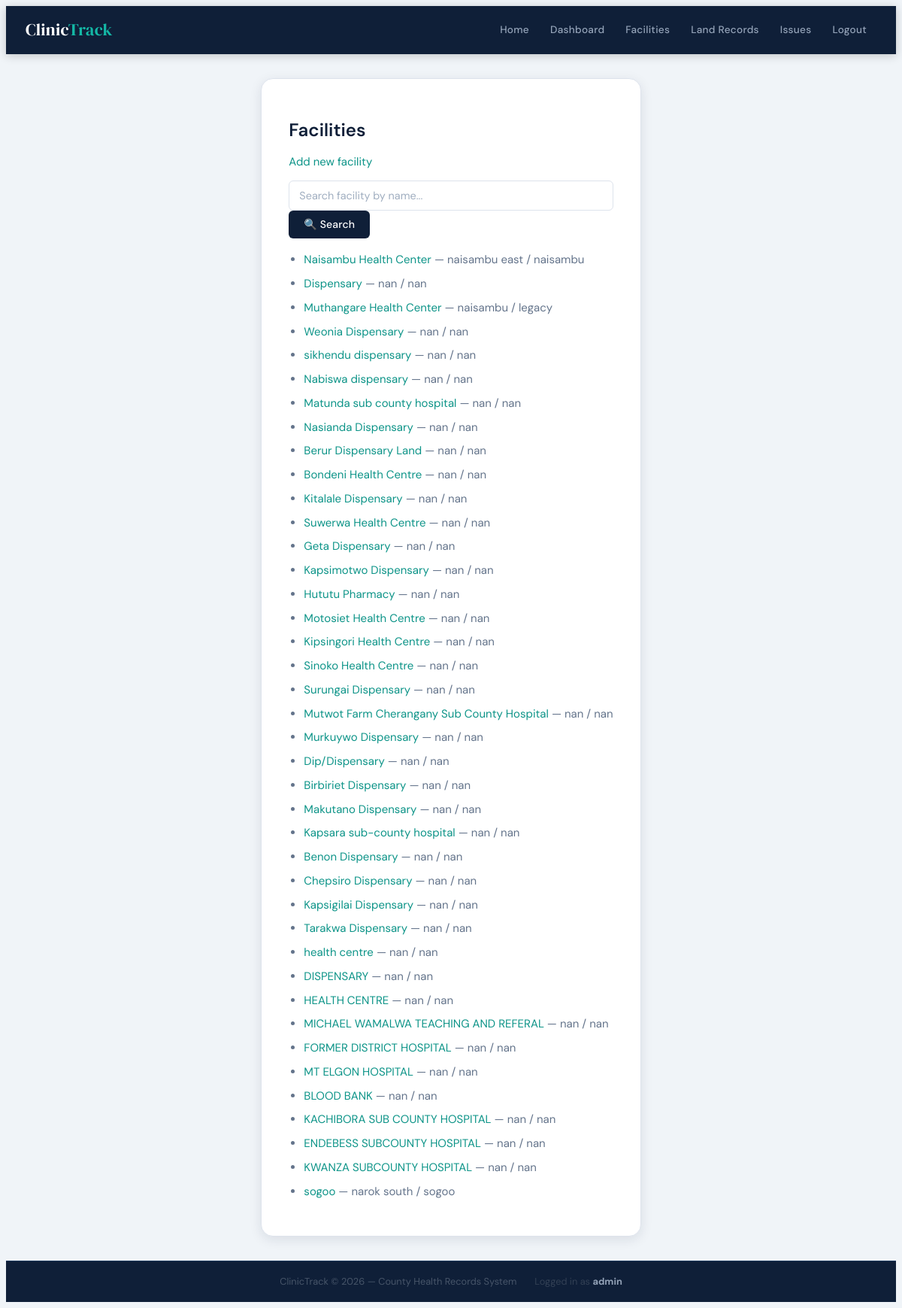
Screenshot of /facilities/ (signed in) with the database file from the repository.
### clinic/models.py (models this page shows, shortened)
class Facility(models.Model):
    FACILITY_TYPES = [
        ('Dispensary', 'Dispensary'),
        ('Health Center', 'Health Center'),
        ('Clinic', 'Clinic'),
        ('Hospital', 'Hospital'),
    ]
    name = models.CharField(max_length=200)
    location = models.CharField(max_length=200)
    subcounty = models.CharField(max_length=100)
    ward = models.CharField(max_length=100)
    gps_x = models.FloatField(null=True, blank=True)
    gps_y = models.FloatField(null=True, blank=True)
    facility_type = models.CharField(
        max_length=50,
        choices=FACILITY_TYPES,
        default='Clinic'
    )
    created_at = models.DateTimeField(auto_now_add=True)
    updated_at = models.DateTimeField(auto_now=True)

### clinic/views.py (the view)
# urls.py: path("facilities/", views.FacilityListView.as_view(), name="facility_list"),
class FacilityListView(AdminRequiredMixin, generic.ListView):
    model = Facility
    template_name = "clinic/facility_list.html"
    context_object_name = "facilities"
    def get_queryset(self):
        queryset = super().get_queryset()
        search = self.request.GET.get("search")
        if search:
            queryset = queryset.filter(name__icontains=search)
        return queryset

### clinic/views.py (called while the page is built)
	def test_func(self):
		return bool(self.request.user and self.request.user.is_staff)

### clinic/templates/clinic/facility_list.html
{% extends "clinic/base.html" %}
{% block content %}
  <h2>Facilities</h2>
  <p><a href="{% url 'clinic:facility_add' %}">Add new facility</a></p>
<form method="get" class="mb-3">
    <div class="input-group">
        <input
            type="text"
            name="search"
            class="form-control"
            placeholder="Search facility by name..."
            value="{{ request.GET.search }}"
        >
        <button class="btn btn-primary" type="submit">
            🔍 Search
        </button>
    </div>
</form>
  {% if facilities %}
    <ul>
      {% for f in facilities %}
        <li><a href="{% url 'clinic:facility_detail' f.pk %}">{{ f.name }}</a> — {{ f.subcounty }} / {{ f.ward }}</li>
      {% endfor %}
    </ul>
  {% else %}
    <p>No facilities yet.</p>
  {% endif %}
{% endblock %}

### clinic/templates/clinic/base.html (shortened to what this page needs)
{% load static %}
<!doctype html>
<html lang="en">
<head>
  <link rel="stylesheet" href="https://cdn.jsdelivr.net/npm/modern-normalize/modern-normalize.css">
  <link rel="stylesheet" href="{% static 'css/mystyle.css' %}">
</head>
<body>
  <header>
    <div class="header-inner">
      <h1>Clinic<span>Track</span></h1>
      <nav>
        <a href="{% url 'clinic:home' %}">Home</a>
        {% if user.is_authenticated and user.is_staff %}
          <a href="{% url 'clinic:admin_dashboard' %}">Dashboard</a>
          <a href="{% url 'clinic:facility_list' %}">Facilities</a>
          <a href="{% url 'clinic:landrecord_list' %}">Land Records</a>
          <a href="{% url 'clinic:issue_list' %}">Issues</a>
          <a href="{% url 'clinic:logout' %}">Logout</a>
        {% else %}
          <a href="{% url 'clinic:login' %}">Login</a>
        {% endif %}
      </nav>
    </div>
  </header>
  <div class="container">
    <main>
      {% block content %}{% endblock %}
    </main>
  </div>
  <footer>
    <span>ClinicTrack &copy; {% now "Y" %} — County Health Records System</span>
    {% if user.is_authenticated %}
      <span style="margin-left:16px;color:#334155;">Logged in as <strong style="color:#94a3b8;">{{ user.username }}</strong></span>
    {% endif %}
  </footer>
</body>
</html>

### clinic/static/css/mystyle.css (style rules this page uses)
:root { --navy: #0f1f38; --navy-mid: #1a3358; --navy-light: #234070; --teal: #0d9488; --teal-light: #14b8a6; --teal-pale: #ccfbf1; --amber: #d97706; --red: #dc2626; --red-pale: #fee2e2; --white: #ffffff; --surface: #f0f4f8; --border: #dde3ec; --text: #1e293b; --text-muted: #64748b; --radius-sm: 6px; --radius-md: 10px; --radius-lg: 16px; --shadow-sm: 0 1px 4px rgba(15, 31, 56, 0.08); --shadow-md: 0 4px 16px rgba(15, 31, 56, 0.10); --shadow-lg: 0 8px 32px rgba(15, 31, 56, 0.12); }
*, *::before, *::after { box-sizing: border-box; }
html { scroll-behavior: smooth; }
body { font-family: 'DM Sans', Arial, sans-serif; background: var(--surface); color: var(--text); line-height: 1.65; font-size: 15px; min-height: 100vh; display: flex; flex-direction: column; }
a { color: var(--teal); text-decoration: none; transition: color 0.18s, opacity 0.18s; }
header { background: var(--navy); color: var(--white); position: sticky; top: 0; z-index: 100; box-shadow: 0 2px 12px rgba(0, 0, 0, 0.2); }
.header-inner { max-width: 1180px; margin: 0 auto; padding: 0 24px; display: flex; align-items: center; justify-content: space-between; height: 64px; gap: 20px; }
header h1 { font-family: 'DM Serif Display', Georgia, serif; font-size: 1.4rem; font-weight: 400; color: var(--white); white-space: nowrap; margin: 0; letter-spacing: 0.01em; }
header h1 span { color: var(--teal-light); }
nav { display: flex; flex-wrap: wrap; gap: 2px; align-items: center; }
nav a { color: #94a3b8; padding: 6px 13px; border-radius: var(--radius-sm); font-size: 0.85rem; font-weight: 500; letter-spacing: 0.02em; transition: background 0.18s, color 0.18s; text-decoration: none; }
.container { max-width: 1180px; margin: 0 auto; padding: 32px 24px; flex: 1; }
main { background: var(--white); padding: 32px 36px; border-radius: var(--radius-lg); box-shadow: var(--shadow-md); border: 1px solid var(--border); animation: fadeUp 0.28s ease both; }
h1, h2, h3, h4, h5 { font-weight: 600; color: var(--navy); line-height: 1.3; }
h1 { font-size: 1.9rem; margin-bottom: 18px; }
h2 { font-size: 1.5rem; margin-bottom: 14px; }
p { margin-bottom: 12px; color: var(--text-muted); }
.btn { display: inline-flex; align-items: center; justify-content: center; gap: 6px; padding: 9px 20px; border-radius: var(--radius-sm); font-size: 0.875rem; font-weight: 500; font-family: 'DM Sans', Arial, sans-serif; border: none; cursor: pointer; transition: transform 0.15s, opacity 0.15s, box-shadow 0.15s; text-decoration: none; letter-spacing: 0.01em; white-space: nowrap; line-height: 1.4; }
.btn-primary { background: var(--navy); color: var(--white); }
input[type="text"], input[type="email"], input[type="password"], input[type="number"], input[type="date"], input[type="tel"], input[type="url"], input[type="search"], input[type="file"], select, textarea { width: 100%; padding: 10px 13px; border: 1.5px solid var(--border); border-radius: var(--radius-sm); font-size: 0.9rem; font-family: 'DM Sans', Arial, sans-serif; background: var(--white); color: var(--text); transition: border-color 0.18s, box-shadow 0.18s; }
input::placeholder, textarea::placeholder { color: #a0aec0; }
ul { padding-left: 20px; }
li { margin-bottom: 7px; color: var(--text-muted); }
.mb-3 { margin-bottom: 16px; }
footer { background: var(--navy); color: #475569; text-align: center; padding: 16px 24px; font-size: 0.8rem; margin-top: auto; border-top: 1px solid #1e3a5f; display: flex; align-items: center; justify-content: center; flex-wrap: wrap; gap: 8px; }

### rows the page displays
Facility: name "Naisambu Health Center", subcounty "naisambu east", ward "naisambu"
Facility: name "Dispensary", subcounty "nan", ward "nan"
Facility: name "Muthangare Health Center", subcounty "naisambu", ward "legacy"
Facility: name "Weonia Dispensary", subcounty "nan", ward "nan"
Facility: name "sikhendu dispensary", subcounty "nan", ward "nan"
Facility: name "Nabiswa dispensary", subcounty "nan", ward "nan"
Facility: name "Matunda sub county hospital", subcounty "nan", ward "nan"
Facility: name "Nasianda Dispensary", subcounty "nan", ward "nan"
Facility: name "Berur Dispensary Land", subcounty "nan", ward "nan"
Facility: name "Bondeni Health Centre", subcounty "nan", ward "nan"
Facility: name "Kitalale Dispensary", subcounty "nan", ward "nan"
Facility: name "Suwerwa Health Centre", subcounty "nan", ward "nan"
Facility: name "Geta Dispensary", subcounty "nan", ward "nan"
Facility: name "Kapsimotwo Dispensary", subcounty "nan", ward "nan"
Facility: name "Hututu Pharmacy", subcounty "nan", ward "nan"
Facility: name "Motosiet Health Centre", subcounty "nan", ward "nan"
Facility: name "Kipsingori Health Centre", subcounty "nan", ward "nan"
Facility: name "Sinoko Health Centre", subcounty "nan", ward "nan"
Facility: name "Surungai Dispensary", subcounty "nan", ward "nan"
Facility: name "Mutwot Farm Cherangany Sub County Hospital", subcounty "nan", ward "nan"
Facility: name "Murkuywo Dispensary", subcounty "nan", ward "nan"
Facility: name "Dip/Dispensary", subcounty "nan", ward "nan"
Facility: name "Birbiriet Dispensary", subcounty "nan", ward "nan"
Facility: name "Makutano Dispensary", subcounty "nan", ward "nan"
Facility: name "Kapsara sub-county hospital", subcounty "nan", ward "nan"
Facility: name "Benon Dispensary", subcounty "nan", ward "nan"
Facility: name "Chepsiro Dispensary", subcounty "nan", ward "nan"
Facility: name "Kapsigilai Dispensary", subcounty "nan", ward "nan"
Facility: name "Tarakwa Dispensary", subcounty "nan", ward "nan"
Facility: name "health centre", subcounty "nan", ward "nan"
Facility: name "DISPENSARY", subcounty "nan", ward "nan"
Facility: name "HEALTH CENTRE", subcounty "nan", ward "nan"
Facility: name "MICHAEL WAMALWA TEACHING AND REFERAL", subcounty "nan", ward "nan"
Facility: name "FORMER DISTRICT HOSPITAL", subcounty "nan", ward "nan"
Facility: name "MT ELGON HOSPITAL", subcounty "nan", ward "nan"
Facility: name "BLOOD BANK", subcounty "nan", ward "nan"
Facility: name "KACHIBORA SUB COUNTY HOSPITAL", subcounty "nan", ward "nan"
Facility: name "ENDEBESS SUBCOUNTY HOSPITAL", subcounty "nan", ward "nan"
Facility: name "KWANZA SUBCOUNTY HOSPITAL", subcounty "nan", ward "nan"
Facility: name "sogoo", subcounty "narok south", ward "sogoo"

### other values shown
{{ user.username }} "admin"
